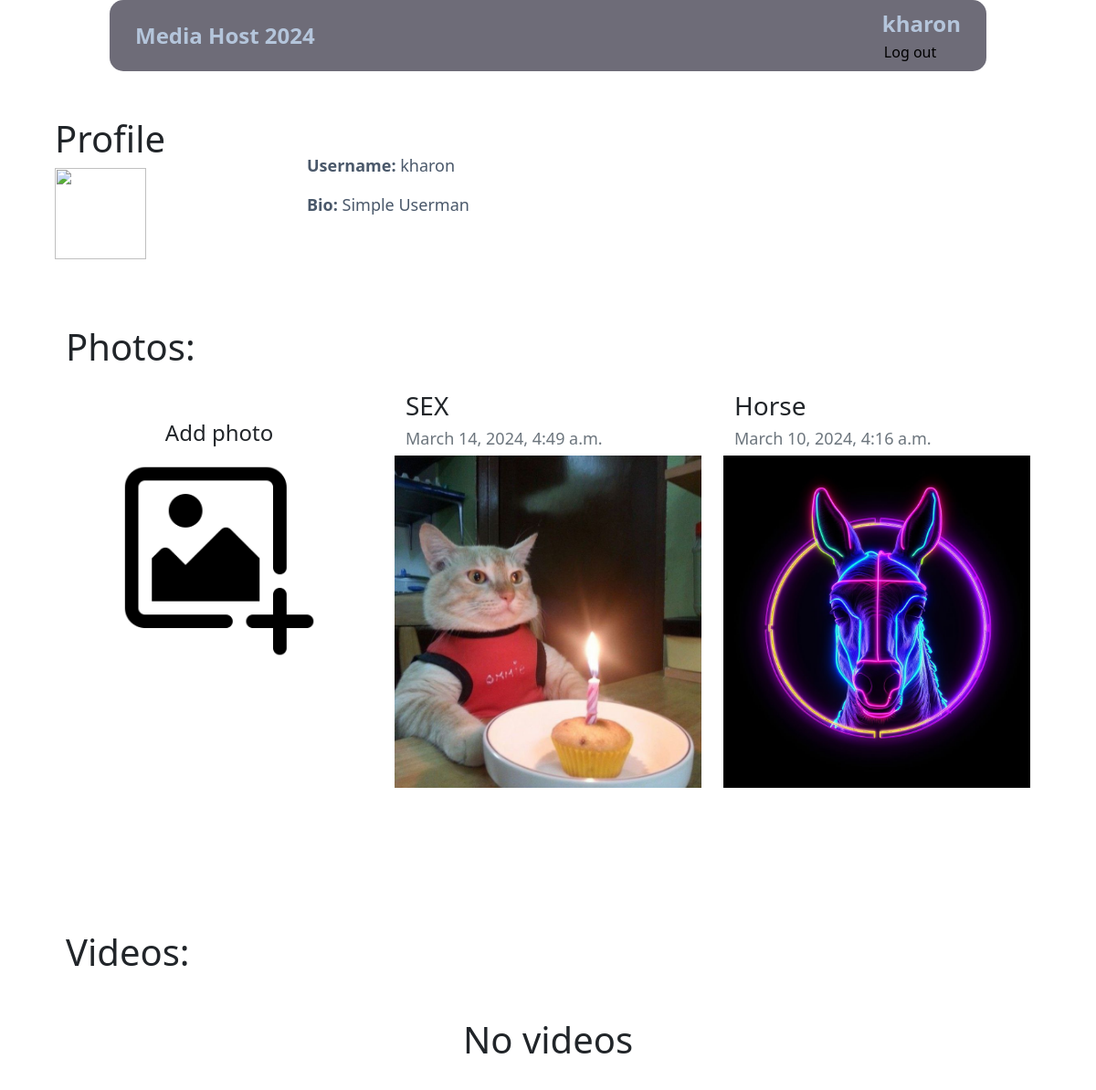
The app's page /profile/kharon (signed in) with its own data.
### main/models.py (models this page shows, shortened)
class Profile(models.Model):
    user = models.OneToOneField(User, null=True, on_delete=models.CASCADE)
    bio = models.TextField(null=True, blank=True)
    profile_pic = models.ImageField(null=True, blank=True, upload_to="images/profile/")
    def __str__(self):
        return str(self.user)

class Photo(models.Model):
    title = models.CharField(max_length=30)
    created_by = models.ForeignKey(get_user_model(), on_delete=models.PROTECT)
    album = models.ForeignKey(Album, null=True, on_delete=models.CASCADE)
    created_at = models.DateTimeField(auto_now_add=True)
    image = models.ImageField()
    class Meta:
        verbose_name = 'Photo'
        verbose_name_plural = 'Photos'

### main/views.py (the view)
# urls.py: path('profile/<username>', ProfileView.as_view(), name='profile'),
class ProfileView(TemplateView):
    model = Profile
    template_name = 'profile.html'
    def get_context_data(self, **kwargs):
        context = super().get_context_data(**kwargs)
        username = self.kwargs.get("username")
        uid = get_object_or_404(User, username=username)
        page_user = get_object_or_404(Profile, id=uid.id)
        context['page_user'] = page_user
        context['photos'] = Photo.objects.all().filter(created_by=uid).order_by("-created_at")
        context['videos'] = Video.objects.all().filter(created_by=uid).order_by("-created_at")
        return context

### main/templates/profile.html
{% extends 'layout.html' %}
{% load static %}
{% block content %}
<br>
<div class="row mt-5 mb-5">
    <div class="col-3 mt-2">
        <h1>Profile</h1>
        <div class="card-body">
        {% if user.profile.profile_pic %}
          <img src="{{ profile.profile_pic.url }}" height=100 width=100><br><br>
        {% else %}
          <img src="{% static 'images\user.png' %}" height=100 width=100><br><br>
        {% endif %}
        </div>
    </div>
    <div class="col-6 mt-5">
        <p><strong>Username:</strong> {{ page_user }}</p>
        <p><strong>Bio:</strong> {{ page_user.bio }}</p><br><br>
    </div>
</div>
<div class="container my-10">
    <h1>Photos:</h1>
    <div class="row my-2">
        {% if request.user.id == page_user.id %}
        <div class="col-md-4 my-3 mt-5 text-center">
            <h4>Add photo</h4>
            <a href="{% url 'upload_photo' %}">
                <img style="width: 70%;"  src="{% static 'images\add_photo.png' %}">
            </a>
        </div>
        {% endif %}
    {% for n in photos %}
        <div class="col-md-4 my-3">
            <div class="container">
                <h3>{{ n.title }}</h3>
                <h5 class="text-secondary">{{ n.created_at }}</h5>
            </div>
            <img style="width: 100%; height: 70%; object-fit: cover;"  src="{{ n.image.url }}">
        </div>
    {% endfor %}
    </div>
</div>
<br>
<br>
<div class="container my-10">
    <h1>Videos:</h1>
    {% if videos %}
    <div class="row my-2">
        {% if request.user.id == page_user.id %}
        <div class="col-md-4 my-3 mt-5 text-center">
            <h4>Add video</h4>
            <a href="{% url 'upload_video' %}">
                <img style="width: 70%;"  src="{% static 'images\add_photo.png' %}">
            </a>
        </div>
        {% endif %}
    {% for x in videos %}
        <div class="col-md-4 my-3">
            <div class="container">
                <h3>{{ x.caption }}</h3>
                <h5 class="text-secondary">{{ x.album }}</h5>
                <h5 class="text-secondary">{{ x.created_at }}</h5>
            </div>
            <video class="embed-responsive embed-responsive-4by3" style="width: 100%; height: 70%; object-fit: cover;" controls="controls">
                <source src="{{ x.video.url }}" type="video/mp4" />
            </video>
        </div>
    {% endfor %}
    </div>
    {% else %}
        <h1 class="text-center my-5">No videos</h1>
    {% endif %}
</div>
{% endblock %}

### main/templates/layout.html (shortened to what this page needs)
<!doctype html>
{% load static %}
<html lang="en">
<head>
    <link rel="stylesheet" href="https://cdn.jsdelivr.net/npm/bootstrap@5.3.2/dist/css/bootstrap.min.css">
    <link rel="stylesheet" href="https://cdnjs.cloudflare.com/ajax/libs/font-awesome/6.5.1/css/all.min.css" />
    <link rel="stylesheet" href="{% static 'css/styles.css' %}" />
</head>
<body class="p-5">
<div class="navbar fixed-top navbar-light bg-nav py-2 px-4">
    <a class='a_title p-1' href="{% url 'homepage' %}">Media Host 2024</a>
    {% if request.user.is_authenticated %}
        <span>
            <a class='a_title p-1' href="../profile/{{ request.user.username }}">
                {{ request.user.username }}
            </a>
            <form id="logout-form" action="{% url 'logout' %}" method="POST">
                <button class='logout' type="submit">Log out</button>
            </form>
        </span>
    {% endif %}
</div>
<div class="container">
    {% block content %}
    {% endblock %}
</div>
</body>
</html>

### main/static/css/styles.css (style rules this page uses)
p { color: #4A586A; font-size: 18px; }
a { text-decoration: none; font-weight: 400; }
h5 { font-size: 18px; }
.bg-nav { background-color: #6E6C78; border-radius: 15px; margin: 0 10%; }
.a_title { color: #B4C5DB; font-size: 24px; font-weight: 700; }
.logout { background-color: transparent; outline: none; border: none; }

### records on screen
Profile: user.username "kharon", bio "Simple Userman"
Photo: title "SEX", created_at "March 14, 2024, 4:49 a.m.", image (picture)
Photo: title "Horse", created_at "March 10, 2024, 4:16 a.m.", image (picture)

### other values on screen
{{ request.user.username }} "kharon"
